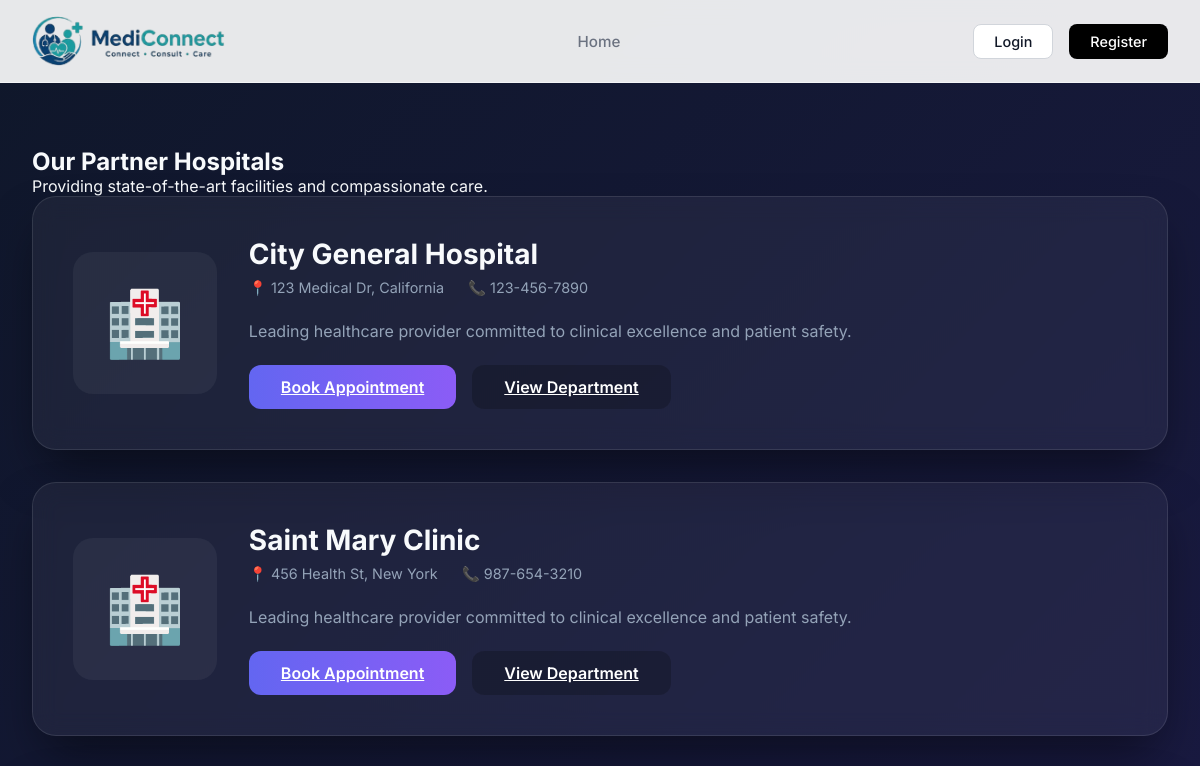
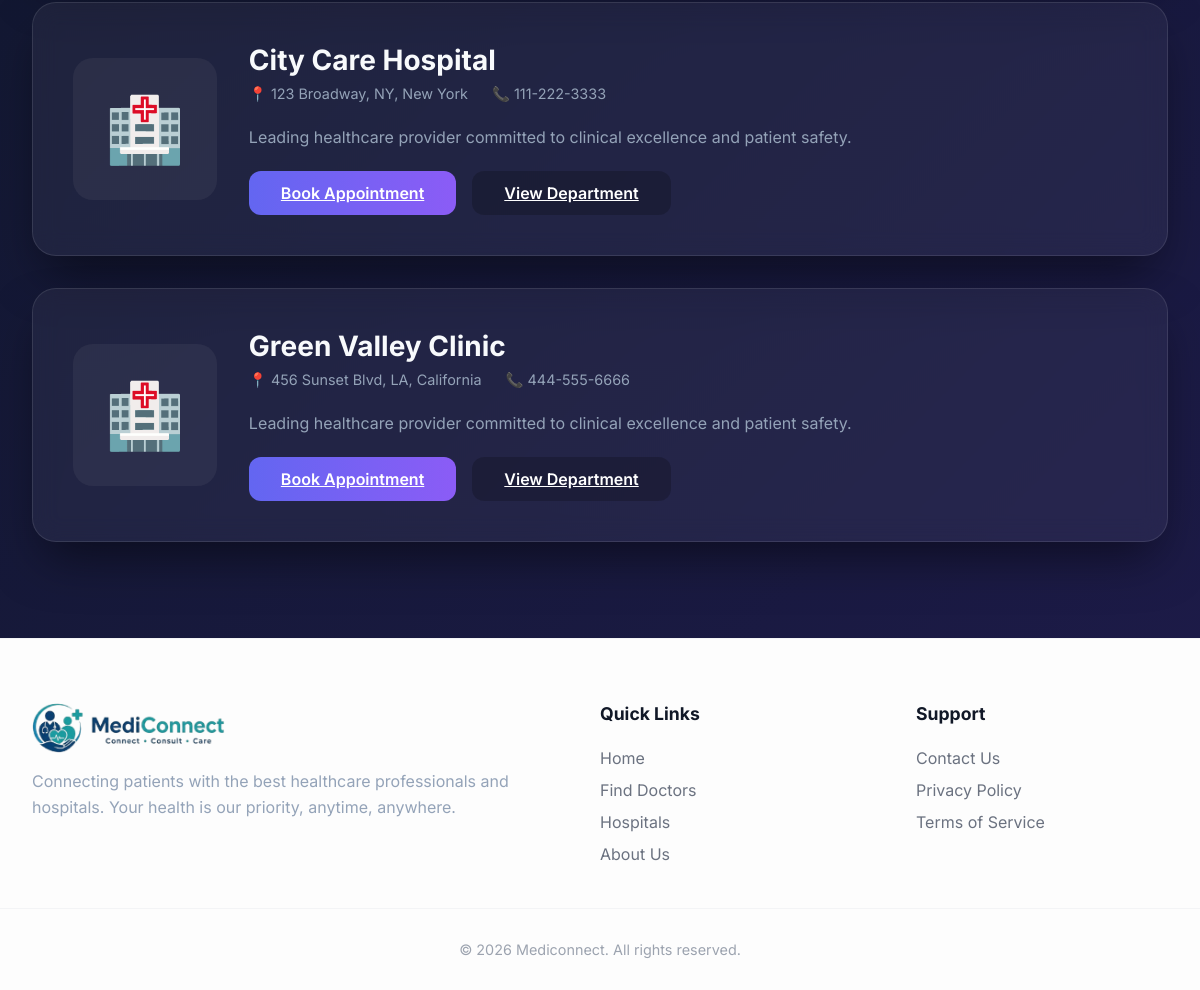
/core/hospitals/, run on the app's committed database (2 pictures, top to bottom).
### core/models.py (models this page shows, shortened)
class Hospital(models.Model):
    name = models.CharField(max_length=200)
    state = models.CharField(max_length=100)
    phone = models.CharField(max_length=15)
    address = models.TextField()
    email = models.EmailField(blank=True)

### core/views.py (the view)
# urls.py: path('hospitals/', views.hospital_list, name='hospital_list'),
def hospital_list(request):
    hospitals = Hospital.objects.all()
    return render(request, 'core/hospital_list.html', {'hospitals': hospitals})

### templates/core/hospital_list.html (shortened to what this page needs)
{% extends 'base.html' %}
{% block content %}
<div class="hospitals-container">
    <div class="section-header">
        <div class="section-title">
            <h2>Our Partner Hospitals</h2>
            <p>Providing state-of-the-art facilities and compassionate care.</p>
        </div>
    </div>
    {% for hospital in hospitals %}
    <div class="glass-card hospital-card">
        <div class="hosp-icon">🏥</div>
        <div class="hosp-details" style="flex: 1;">
            <h3>{{ hospital.name }}</h3>
            <div class="hosp-meta">
                <span>📍 {{ hospital.address }}, {{ hospital.state }}</span>
                <span>📞 {{ hospital.phone }}</span>
            </div>
            <p style="color: var(--text-muted); margin-bottom: 1.5rem;">Leading healthcare provider committed to clinical excellence and patient safety.</p>
            <div style="display: flex; gap: 1rem;">
                <a href="#" class="btn btn-primary" style="width: auto; padding: 0.75rem 2rem;">Book Appointment</a>
                <a href="#" class="btn btn-primary" style="width: auto; padding: 0.75rem 2rem; background: var(--input-bg);">View Department</a>
            </div>
        </div>
    </div>
    {% empty %}
    <p style="text-align: center; color: var(--text-muted); padding: 4rem;">No hospitals registered yet.</p>
    {% endfor %}
</div>
{% endblock %}

### static/css/style.css (style rules this page uses)
:root { --primary: #6366f1; --primary-dark: #4f46e5; --secondary: #ec4899; --accent: #8b5cf6; --bg-gradient: linear-gradient(135deg, #0f172a 0%, #1e1b4b 100%); --card-bg: rgba(255, 255, 255, 0.05); --glass-border: rgba(255, 255, 255, 0.1); --text-main: #f8fafc; --text-muted: #94a3b8; --input-bg: rgba(0, 0, 0, 0.2); }
* { margin: 0; padding: 0; box-sizing: border-box; font-family: 'Inter', system-ui, -apple-system, sans-serif; }
body { background: var(--bg-gradient); color: var(--text-main); min-height: 100vh; display: flex; flex-direction: column; }
.glass-card { background: var(--card-bg); backdrop-filter: blur(12px); -webkit-backdrop-filter: blur(12px); border: 1px solid var(--glass-border); border-radius: 24px; box-shadow: 0 25px 50px -12px rgba(0, 0, 0, 0.5); }
.btn { width: 100%; padding: 1rem; border-radius: 12px; border: none; font-weight: 600; font-size: 1rem; cursor: pointer; transition: all 0.3s cubic-bezier(0.4, 0, 0.2, 1); display: flex; align-items: center; justify-content: center; gap: 0.5rem; }
.btn-primary { background: linear-gradient(to right, var(--primary), var(--accent)); color: white; }

### templates/core/hospital_list.html (style rules this page uses)
.hospitals-container { padding: 4rem 2rem; max-width: 1200px; margin: 0 auto; }
.hospital-card { padding: 2.5rem; margin-bottom: 2rem; display: flex; gap: 2rem; align-items: center; }
.hosp-icon { font-size: 4rem; background: rgba(255, 255, 255, 0.05); padding: 2rem; border-radius: 20px; }
.hosp-details h3 { font-size: 1.75rem; margin-bottom: 0.5rem; }
.hosp-meta { display: flex; gap: 1.5rem; color: var(--text-muted); font-size: 0.9rem; margin-bottom: 1.5rem; }

### data on the page
Hospital: name "City General Hospital", address "123 Medical Dr", state "California", phone "123-456-7890"
Hospital: name "Saint Mary Clinic", address "456 Health St", state "New York", phone "987-654-3210"
Hospital: name "City Care Hospital", address "123 Broadway, NY", state "New York", phone "111-222-3333"
Hospital: name "Green Valley Clinic", address "456 Sunset Blvd, LA", state "California", phone "444-555-6666"
